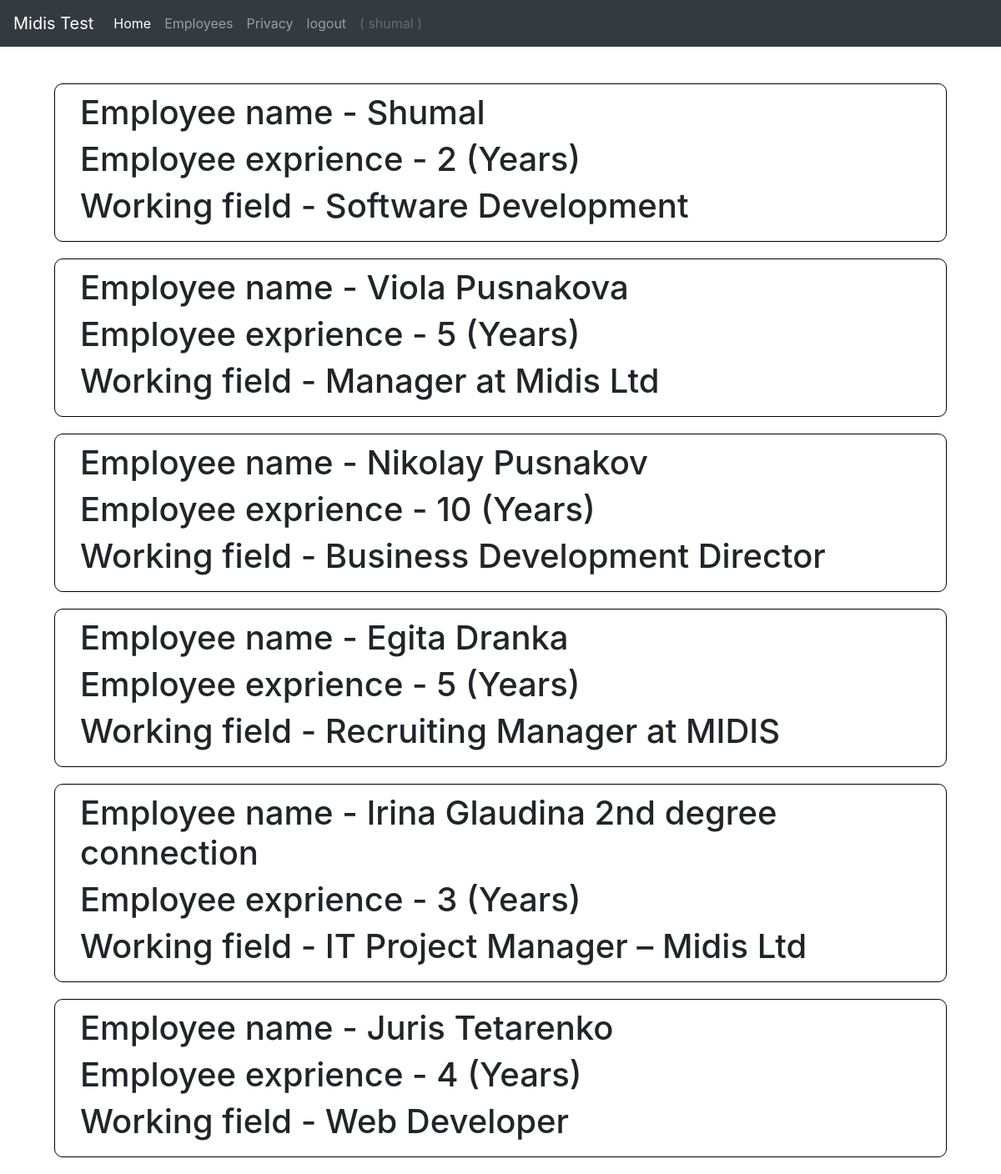
The page /employee/ (signed in) on the database its author committed.
### midis/models.py (models this page shows)
class Employee(models.Model):
    name = models.CharField(max_length=50)
    year_of_exp = models.IntegerField()
    working_field = models.CharField(max_length=100)

### midis/views.py (the view)
# urls.py: path('employee/', views.employeeView, name='employee_url'),
def employeeView(request):
    all_employee = Employee.objects.all()
    print(all_employee)
    for employee in all_employee:
        print(employee.name)
    return render(request, 'employee.html',{'title': "Blog",'employees' :all_employee})

### midis_test/template/employee.html
{% extends 'index.html' %}
{% block content %}
{% if user.is_authenticated %}
    {% for emp in employees %}
        <div class="emp_frame">
            <h1>Employee name - {{emp.name}}</h1>
            <h1>Employee exprience - {{emp.year_of_exp}} (Years)</h1>
            <h1>Working field - {{emp.working_field}}</h1>
        </div>
    {% endfor %}
{% else %}
    <h1>You are not authorize to view this page</h1>
    <p>To view this page content you have to login</p>
    <a class="btn btn-success" href="{% url 'login_url'  %}">Login</a>
{% endif %}
{% endblock %}

### midis_test/template/index.html (shortened to what this page needs)
{% load static %}
<html lang="en">
<head>
    <link rel="stylesheet" href="https://stackpath.bootstrapcdn.com/bootstrap/4.3.1/css/bootstrap.min.css"
>
    <link rel="stylesheet" href="{% static 'index.css' %}">
</head>
<body>
<nav class="navbar navbar-expand-md navbar-dark bg-dark navbar-fixed ss">
    <a class="navbar-brand logo" href="#">Midis Test</a>
    <div class="collapse navbar-collapse" id="navbarsExampleDefault">
        <ul class="navbar-nav mr-auto">
            <li class="nav-item active">
                <a class="nav-link" href="{% url 'dashboard' %}">Home </a>
            </li>
            <li class="nav-item">
                <a class="nav-link" href="{% url 'employee_url' %}">Employees</a>
            </li>
            <li class="nav-item">
                <a class="nav-link" href="{% url 'privacy_url' %}">Privacy</a>
            </li>
            {% if user.is_authenticated %}
            <li><a class="nav-link" href="{% url 'logout' %}">logout</a></li>
            {% else%}
            <li><a class="nav-link" href="{% url 'login_url' %}">Login</a></li>
            <li><a class="nav-link" href="{% url 'register_url' %}">Register</a></li>
            {% endif %}
            <li class="nav-item">
                {% if user.is_authenticated %}
                <a class="nav-link disabled" href="#"> ( {{ user.username }} )</a>
                {% else%}
                <a class="nav-link disabled" href="#"> ( anonymous user )</a>
                {% endif %}
            </li>
        </ul>
    </div>
</nav>
<br>
<div role="main" class="container">
    <div class="row">
        <div class="col-md-12 mainframe">
            {% block content %}{% endblock %}
        </div>
</body>
</html>

### midis/static/index.css (style rules this page uses)
.emp_frame { border: 1px solid black; border-radius : 10px; margin: 20px 20px; padding: 10px 30px; }

### rows shown on the page
Employee: name "Shumal", year_of_exp "2", working_field "Software Development"
Employee: name "Viola Pusnakova", year_of_exp "5", working_field "Manager at Midis Ltd"
Employee: name "Nikolay Pusnakov", year_of_exp "10", working_field "Business Development Director"
Employee: name "Egita Dranka", year_of_exp "5", working_field "Recruiting Manager at MIDIS"
Employee: name "Irina Glaudina 2nd degree connection", year_of_exp "3", working_field "IT Project Manager – Midis Ltd"
Employee: name "Juris Tetarenko", year_of_exp "4", working_field "Web Developer"

### other values the page prints
{{ user.username }} "shumal"
